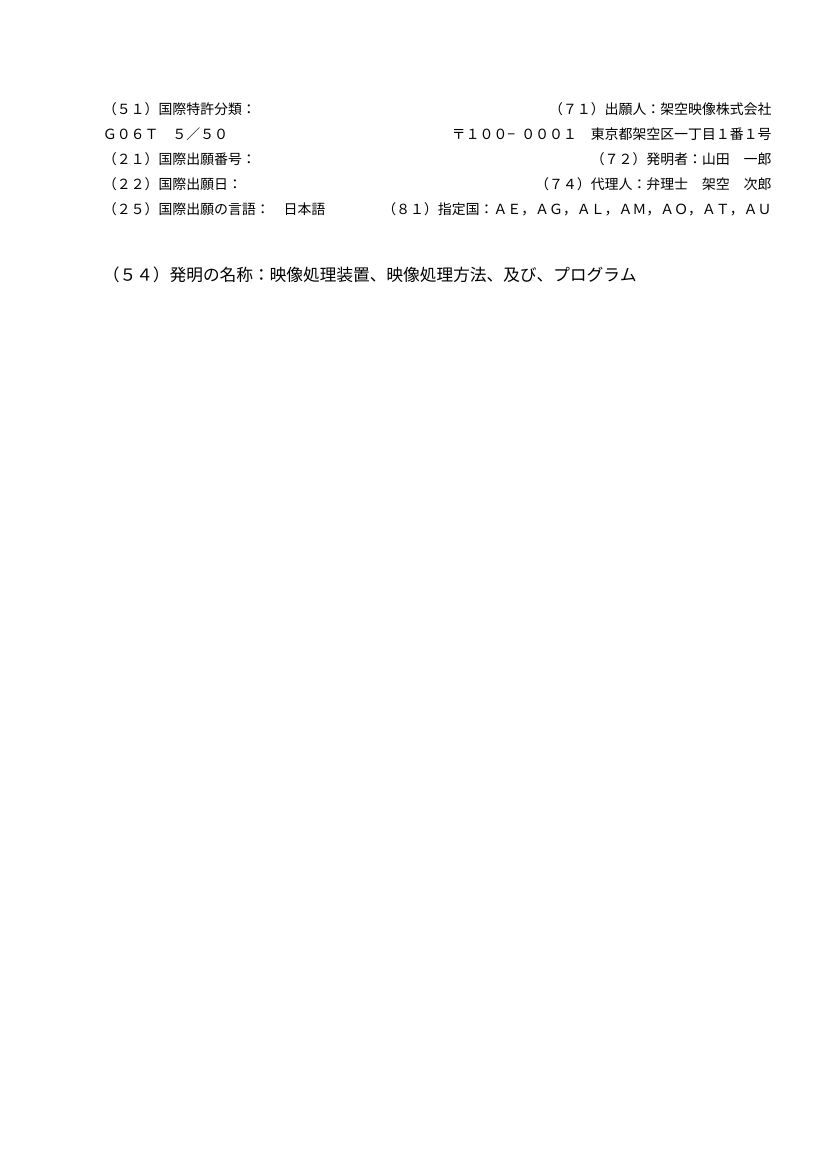

This figure's Python source:
"""生成测试夹具 patent-para.pdf：日文专利说明书的版面（仿照国际公开小册子），内容为虚构。
  - 第 1 页：著录项目两栏，右栏伸到 555pt，把全文的版心撑得比正文宽；
  - 第 2 页：说明书正文。段落编号 "[0006]" 在左边距（72pt），首行正文空一字从 126pt 起排，续行从 114pt 起排，
    行尾在 522pt；版心左右（74–555pt）两侧的留白与正文满行左右的留白相近。
易错点：续行落在编号和首行正文之间，既不对齐编号也不对齐首行正文，每段的首行单独成段；满行左右留白相近，
余下的行被当成居中。标准答案：每段一段、左对齐（或两端对齐），不居中。"""
import sys
from reportlab.pdfgen import canvas
from reportlab.pdfbase import pdfmetrics
from reportlab.pdfbase.cidfonts import UnicodeCIDFont

W, H = 595.0, 842.0
out = sys.argv[1] if len(sys.argv) > 1 else "patent-para.pdf"
pdfmetrics.registerFont(UnicodeCIDFont("HeiseiMin-W3"))
F, SIZE, PITCH = "HeiseiMin-W3", 11.5, 24.0
BODY, FIRST, LABEL, RIGHT = 114.0, 126.0, 72.0, 522.0
c = canvas.Canvas(out, pagesize=(W, H))

# 第 1 页：两栏著录项目，右栏伸到 555pt
c.setFont(F, 10)
left = ["（５１）国際特許分類：", "Ｇ０６Ｔ　５／５０", "（２１）国際出願番号：", "（２２）国際出願日：", "（２５）国際出願の言語：　日本語"]
right = ["（７１）出願人：架空映像株式会社", "〒１００－０００１　東京都架空区一丁目１番１号", "（７２）発明者：山田　一郎", "（７４）代理人：弁理士　架空　次郎",
         "（８１）指定国：ＡＥ，ＡＧ，ＡＬ，ＡＭ，ＡＯ，ＡＴ，ＡＵ"]
for i, t in enumerate(left):
    c.drawString(74, 760 - 18 * i, t)
for i, t in enumerate(right):
    c.drawRightString(555, 760 - 18 * i, t)
c.setFont(F, 12)
c.drawString(74, 640, "（５４）発明の名称：映像処理装置、映像処理方法、及び、プログラム")
c.showPage()

# 第 2 页：说明书
PARAS = [
    ("[0006]", "本技術の一側面の映像処理装置は、異なる複数の視点位置において時系列で撮像された被写体を含む入力画像フレームに含まれる注目被写体に対する視点位置の移動の範囲を示す視点位置情報、及び、前記入力画像フレームの時間的な範囲を示す時間情報を取得する第１の取得部を備える映像処理装置である。"),
    ("[0007]", "本技術の一側面の映像処理方法及びプログラムは、上述した本技術の一側面の映像処理装置に対応する映像処理方法及びプログラムである。前記注目被写体の位置に応じて前記入力画像フレームを処理し、出力画像フレームを出力する。"),
    ("[0008]", "本技術の一側面によれば、被写体が動く場合においても、当該被写体を中心とした映像を提供することができる。なお、ここに記載された効果は必ずしも限定されるものではなく、本開示中に記載されたいずれかの効果であってもよい。"),
]
c.setFont(F, SIZE)
y = 760.0
per = int((RIGHT - BODY) // SIZE)  # 一行的字数（满行）
for label, text in PARAS:
    c.drawString(LABEL, y, label)
    first = int((RIGHT - FIRST) // SIZE)
    chunks = [text[:first]] + [text[first + k:first + k + per] for k in range(0, len(text) - first, per)]
    for i, chunk in enumerate(chunks):
        x = FIRST if i == 0 else BODY
        if i < len(chunks) - 1:
            # 两端对齐：满行的字均匀铺满到 522pt
            gap = (RIGHT - x - len(chunk) * SIZE) / max(1, len(chunk) - 1)
            for k, ch in enumerate(chunk):
                c.drawString(x + k * (SIZE + gap), y, ch)
        else:
            c.drawString(x, y, chunk)
        y -= PITCH
    y -= 4
c.showPage()
c.save()
